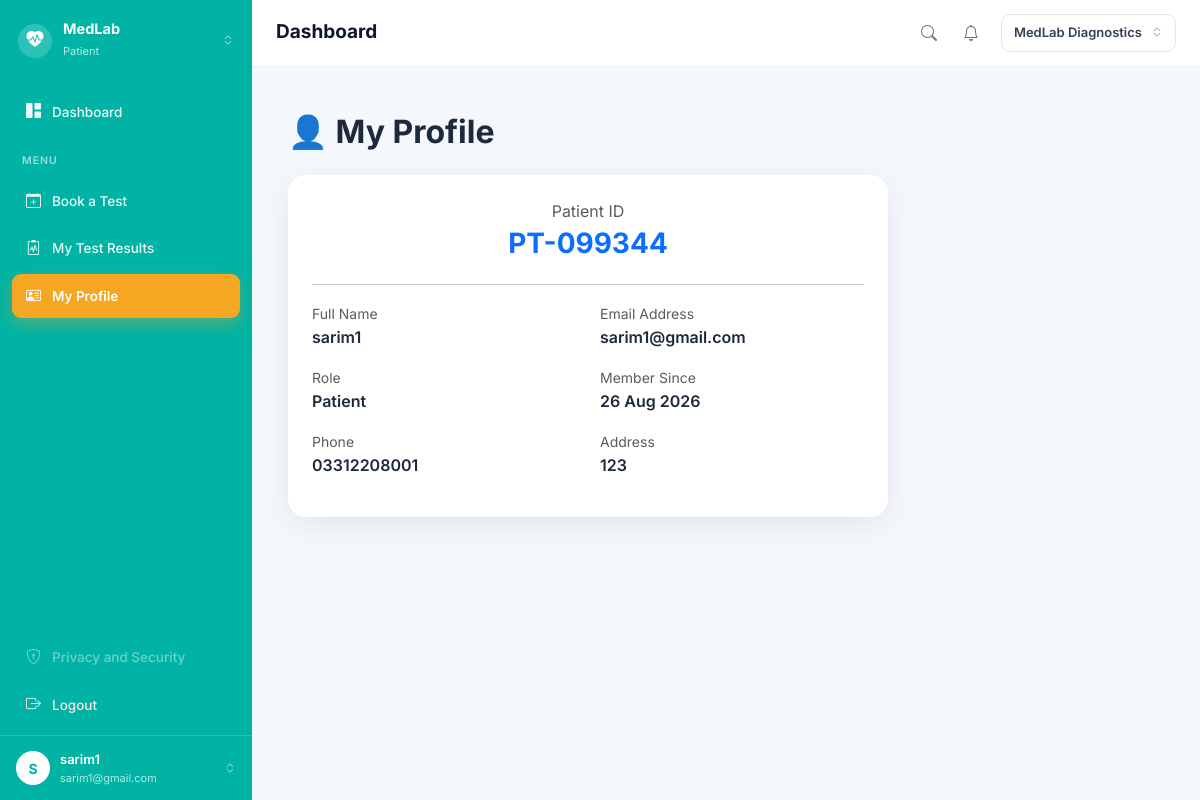
Page /auth/profile (signed in) on the committed database.
### app/models/role.py (models this page shows, shortened)
class Role(db.Model):
    __tablename__ = "roles"
    id = db.Column(db.Integer, primary_key=True)
    name = db.Column(
        db.String(50),
        unique=True,
        nullable=False
    )
    users = db.relationship(
        "User",
        back_populates="role"
    )

### app/models/user.py (models this page shows, shortened)
class User(UserMixin, db.Model):
    __tablename__ = "users"
    id = db.Column(
        db.Integer,
        primary_key=True
    )
    name = db.Column(
        db.String(100),
        nullable=False
    )
    email = db.Column(
        db.String(120),
        unique=True,
        nullable=False,
        index=True
    )
    password_hash = db.Column(
        db.String(255),
        nullable=False
    )
    role_id = db.Column(
        db.Integer,
        db.ForeignKey("roles.id"),
        nullable=False
    )
    is_active = db.Column(
        db.Boolean,
        default=True,
        nullable=False
    )
    created_at = db.Column(
        db.DateTime,
        default=lambda: datetime.now(timezone.utc),
        nullable=False
    )
    role = db.relationship(
        "Role",
        back_populates="users"
    )

### app/models/patient.py (models this page shows, shortened)
class Patient(db.Model):
    __tablename__ = "patients"
    id = db.Column(db.Integer, primary_key=True)
    patient_code = db.Column(
        db.String(20),
        unique=True,
        nullable=False
    )
    user_id = db.Column(
        db.Integer,
        db.ForeignKey("users.id"),
        nullable=True
    )
    full_name = db.Column(db.String(100), nullable=False)
    dob = db.Column(db.Date, nullable=True)
    gender = db.Column(db.String(10), nullable=True)
    phone = db.Column(db.String(20), nullable=True)
    address = db.Column(db.String(255), nullable=True)
    user = db.relationship("User", backref="patient_profile")

### app/auth/routes.py (the view)
@auth.route("/profile")
@login_required
def profile():
    patient_profile = None
    if current_user.role.name == "Patient":
        patient_profile = Patient.query.filter_by(user_id=current_user.id).first()
    return render_template(
        "auth/profile.html",
        patient_profile=patient_profile
    )

### app/auth/routes.py (called while the page is built)
@login_manager.user_loader
def load_user(user_id):
    return db.session.get(
        User,
        int(user_id)
    )

### app/templates/auth/profile.html (shortened to what this page needs)
{% extends "base.html" %}
{% block content %}
<div class="container mt-4">
    <h2 class="fw-bold mb-4">👤 My Profile</h2>
    <div class="modern-card p-4" style="max-width: 600px;">
        {% if patient_profile %}
        <div class="text-center mb-4">
            <p class="text-muted mb-1">Patient ID</p>
            <h3 class="fw-bold text-primary">{{ patient_profile.patient_code }}</h3>
        </div>
        <hr>
        {% endif %}
        <div class="row">
            <div class="col-md-6 mb-3">
                <small class="text-muted">Full Name</small>
                <div class="fw-semibold">{{ current_user.name }}</div>
            </div>
            <div class="col-md-6 mb-3">
                <small class="text-muted">Email Address</small>
                <div class="fw-semibold">{{ current_user.email }}</div>
            </div>
            <div class="col-md-6 mb-3">
                <small class="text-muted">Role</small>
                <div class="fw-semibold">{{ current_user.role.name }}</div>
            </div>
            <div class="col-md-6 mb-3">
                <small class="text-muted">Member Since</small>
                <div class="fw-semibold">{{ current_user.created_at.strftime('%d %b %Y') }}</div>
            </div>
            {% if patient_profile %}
            <div class="col-md-6 mb-3">
                <small class="text-muted">Phone</small>
                <div class="fw-semibold">{{ patient_profile.phone or "Not provided" }}</div>
            </div>
            <div class="col-md-6 mb-3">
                <small class="text-muted">Address</small>
                <div class="fw-semibold">{{ patient_profile.address or "Not provided" }}</div>
            </div>
            {% endif %}
        </div>
    </div>
</div>
{% endblock %}

### app/templates/base.html (shortened to what this page needs)
<!DOCTYPE html>
<html lang="en">
<head>
    <link href="https://cdn.jsdelivr.net/npm/bootstrap@5.3.3/dist/css/bootstrap.min.css" rel="stylesheet">
    <link rel="stylesheet" href="https://cdn.jsdelivr.net/npm/bootstrap-icons@1.11.3/font/bootstrap-icons.min.css">
</head>
<body>
{% if current_user.is_authenticated %}
<div class="shell">
    <aside class="side">
        <div class="side-brand">
            <span class="brand-dot"><i class="bi bi-heart-pulse-fill"></i></span>
            <span class="brand-txt">
                <b>MedLab</b>
                <small>{{ current_user.role.name }}</small>
            </span>
            <i class="bi bi-chevron-expand" style="opacity:.6;font-size:12px;"></i>
        </div>
        <nav class="side-nav">
            <a href="{{ url_for('auth.dashboard') }}"
               class="nav-item {% if request.endpoint == 'auth.dashboard' %}active{% endif %}">
                <i class="bi bi-grid-1x2-fill"></i> Dashboard
            </a>
            <div class="side-label">Menu</div>
            {% if current_user.role.name in ["Patient", "Receptionist", "Administrator"] %}
            <a href="{{ url_for('medlab.book_test') }}"
               class="nav-item {% if request.endpoint == 'medlab.book_test' %}active{% endif %}">
                <i class="bi bi-calendar-plus"></i> Book a Test
            </a>
            {% endif %}
            {% if current_user.role.name == "Patient" %}
            <a href="{{ url_for('medlab.my_bookings') }}"
               class="nav-item {% if request.endpoint == 'medlab.my_bookings' %}active{% endif %}">
                <i class="bi bi-clipboard2-pulse"></i> My Test Results
            </a>
            {% endif %}
            <a href="{{ url_for('auth.profile') }}"
               class="nav-item {% if request.endpoint == 'auth.profile' %}active{% endif %}">
                <i class="bi bi-person-vcard"></i> My Profile
            </a>
            <div style="flex:1"></div>
            <a href="#" class="nav-item off"><i class="bi bi-shield-lock"></i> Privacy and Security</a>
            <a href="{{ url_for('auth.logout') }}" class="nav-item" style="color:#ffe4e6;">
                <i class="bi bi-box-arrow-right"></i> Logout
            </a>
        </nav>
        <a href="{{ url_for('auth.profile') }}" class="side-user">
            <span class="avatar">{{ (current_user.name or "?")[0] | upper }}</span>
            <span class="u-txt">
                <b>{{ current_user.name }}</b>
                <small>{{ current_user.email }}</small>
            </span>
            <i class="bi bi-chevron-expand" style="opacity:.6;font-size:12px;"></i>
        </a>
    </aside>
    <div class="main">
        <header class="topbar">
            <div style="display:flex;align-items:center;gap:10px;">
                <h1 class="page-title">{% block page_title %}Dashboard{% endblock %}</h1>
            </div>
            <div class="top-right">
                {% if current_user.role.name in ["Patient", "Receptionist", "Administrator"] %}
                <a href="{{ url_for('medlab.book_test') }}" class="ico-btn" title="Search tests">
                    <i class="bi bi-search"></i>
                </a>
                {% endif %}
                <a href="{{ url_for('auth.dashboard') }}" class="ico-btn" title="Notifications">
                    <i class="bi bi-bell"></i>
                </a>
                <span class="lab-pill">MedLab Diagnostics <i class="bi bi-chevron-expand"></i></span>
            </div>
        </header>
        <div class="page">
            {% block content %}{% endblock %}
        </div>
    </div>
</div>
{% endif %}
</body>
</html>

### app/templates/base.html (style rules this page uses)
:root { --teal: #00b3a4; --orange: #f5a623; --page: #f4f7fb; }
* { font-family: 'Inter', sans-serif; }
body { margin: 0; background: var(--page); color: #1e293b; }
a { text-decoration: none; }
.shell { display: flex; min-height: 100vh; }
.side { width: 252px; flex-shrink: 0; background: var(--teal); display: flex; flex-direction: column; color: #fff; position: sticky; top: 0; height: 100vh; }
.side-brand { display: flex; align-items: center; gap: 11px; padding: 20px 18px; }
.brand-dot { width: 34px; height: 34px; border-radius: 50%; background: rgba(255,255,255,.18); display: flex; align-items: center; justify-content: center; font-size: 17px; }
.brand-txt { flex: 1; min-width: 0; }
.brand-txt b { display: block; font-size: 14.5px; font-weight: 700; line-height: 1.2; }
.brand-txt small { font-size: 11px; color: rgba(255,255,255,.72); }
.side-nav { padding: 8px 12px; display: flex; flex-direction: column; gap: 3px; flex: 1; }
.side-label { font-size: 10.5px; letter-spacing: 1px; text-transform: uppercase; color: rgba(255,255,255,.6); padding: 16px 10px 7px; font-weight: 600; }
.nav-item { display: flex; align-items: center; gap: 11px; padding: 11px 14px; border-radius: 9px; color: rgba(255,255,255,.92); font-size: 13.5px; font-weight: 500; }
.nav-item i { font-size: 15px; }
.nav-item.active { background: var(--orange); color: #fff; font-weight: 600; box-shadow: 0 6px 16px rgba(245,166,35,.35); }
.nav-item.off { opacity: .45; pointer-events: none; }
.side-user { display: flex; align-items: center; gap: 10px; padding: 14px 16px; border-top: 1px solid rgba(255,255,255,.16); color: #fff; }
.avatar { width: 34px; height: 34px; border-radius: 50%; background: #fff; color: var(--teal); display: flex; align-items: center; justify-content: center; font-weight: 700; font-size: 14px; flex-shrink: 0; }
.side-user .u-txt { flex: 1; min-width: 0; }
.side-user .u-txt b { display: block; font-size: 13px; font-weight: 600; }
.side-user .u-txt small { display: block; font-size: 11px; color: rgba(255,255,255,.7); white-space: nowrap; overflow: hidden; text-overflow: ellipsis; }
.main { flex: 1; min-width: 0; display: flex; flex-direction: column; }
.topbar { background: #fff; display: flex; align-items: center; justify-content: space-between; gap: 14px; padding: 14px 24px; border-bottom: 1px solid #e9eef4; }
.page-title { font-size: 19px; font-weight: 700; color: #0f172a; margin: 0; }
.top-right { display: flex; align-items: center; gap: 6px; }
.ico-btn { width: 36px; height: 36px; border-radius: 9px; border: none; background: transparent; color: #64748b; font-size: 16px; position: relative; display: flex; align-items: center; justify-content: center; }
.lab-pill { display: flex; align-items: center; gap: 9px; border: 1px solid #e2e8f0; border-radius: 9px; padding: 8px 12px; font-size: 13px; font-weight: 600; color: #334155; margin-left: 6px; }
.lab-pill i { color: #94a3b8; font-size: 12px; }
.page { padding: 22px 24px 40px; }
.modern-card { background: #fff; border: none; border-radius: 18px; box-shadow: 0 8px 30px rgba(15,23,42,.07); }

### rows in the picture
Role: role.name "Patient"
User: name "S", name "sarim1", email "sarim1@gmail.com", created_at "26 Aug 2026"
Patient: patient_code "PT-099344", phone "03312208001", address "123"
